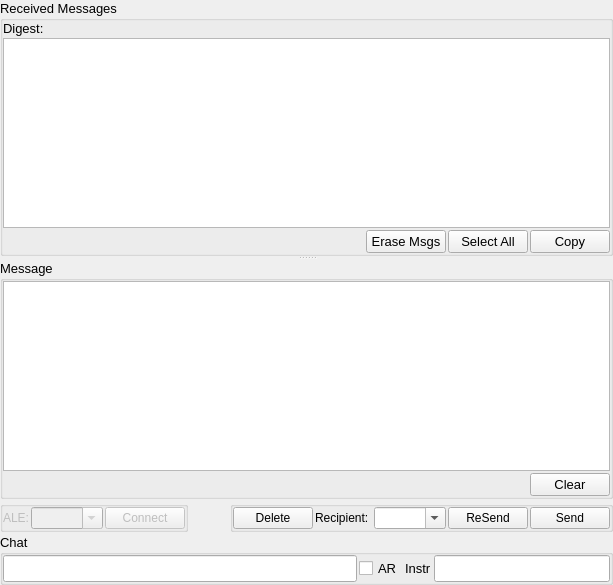
         <widget class="QWidget" name="tabACP201Chat">
          <attribute name="title">
           <string>Chat</string>
          </attribute>
          <layout class="QVBoxLayout" name="verticalLayout_3">
           <property name="spacing">
            <number>2</number>
           </property>
           <property name="leftMargin">
            <number>0</number>
           </property>
           <property name="topMargin">
            <number>0</number>
           </property>
           <property name="rightMargin">
            <number>0</number>
           </property>
           <property name="bottomMargin">
            <number>0</number>
           </property>
           <item>
            <widget class="QSplitter" name="splitterChat">
             <property name="orientation">
              <enum>Qt::Vertical</enum>
             </property>
             <widget class="QGroupBox" name="groupBox_11">
              <property name="font">
               <font>
                <pointsize>10</pointsize>
               </font>
              </property>
              <property name="title">
               <string>Received Messages</string>
              </property>
              <layout class="QVBoxLayout" name="verticalLayout_11">
               <property name="spacing">
                <number>2</number>
               </property>
               <property name="leftMargin">
                <number>0</number>
               </property>
               <property name="topMargin">
                <number>0</number>
               </property>
               <property name="rightMargin">
                <number>0</number>
               </property>
               <property name="bottomMargin">
                <number>0</number>
               </property>
               <item>
                <widget class="QLabel" name="labelDigestCheck">
                 <property name="text">
                  <string>Digest: </string>
                 </property>
                </widget>
               </item>
               <item>
                <widget class="QTextBrowser" name="textBrowserReceivedChatMessage">
                 <property name="font">
                  <font>
                   <family>Consolas</family>
                   <pointsize>12</pointsize>
                  </font>
                 </property>
                 <property name="focusPolicy">
                  <enum>Qt::NoFocus</enum>
                 </property>
                </widget>
               </item>
               <item>
                <layout class="QHBoxLayout" name="horizontalLayout_14">
                 <item>
                  <spacer name="horizontalSpacer_12">
                   <property name="orientation">
                    <enum>Qt::Horizontal</enum>
                   </property>
                   <property name="sizeHint" stdset="0">
                    <size>
                     <width>40</width>
                     <height>20</height>
                    </size>
                   </property>
                  </spacer>
                 </item>
                 <item>
                  <widget class="QPushButton" name="pushButtonEraseMessages">
                   <property name="focusPolicy">
                    <enum>Qt::NoFocus</enum>
                   </property>
                   <property name="toolTip">
                    <string>Clears the received messages</string>
                   </property>
                   <property name="text">
                    <string>Erase Msgs</string>
                   </property>
                  </widget>
                 </item>
                 <item>
                  <widget class="QPushButton" name="pushButtonACP201SelectAll">
                   <property name="focusPolicy">
                    <enum>Qt::NoFocus</enum>
                   </property>
                   <property name="toolTip">
                    <string>Selects all the text in the received window</string>
                   </property>
                   <property name="text">
                    <string>Select All</string>
                   </property>
                  </widget>
                 </item>
                 <item>
                  <widget class="QPushButton" name="pushButtonACP201Copy">
                   <property name="focusPolicy">
                    <enum>Qt::NoFocus</enum>
                   </property>
                   <property name="toolTip">
                    <string>Copies the selected text</string>
                   </property>
                   <property name="text">
                    <string>Copy</string>
                   </property>
                  </widget>
                 </item>
                </layout>
               </item>
              </layout>
             </widget>
             <widget class="QGroupBox" name="groupBox_12">
              <property name="font">
               <font>
                <pointsize>10</pointsize>
               </font>
              </property>
              <property name="title">
               <string>Message</string>
              </property>
              <layout class="QVBoxLayout" name="verticalLayout_23">
               <property name="spacing">
                <number>2</number>
               </property>
               <property name="leftMargin">
                <number>0</number>
               </property>
               <property name="topMargin">
                <number>0</number>
               </property>
               <property name="rightMargin">
                <number>0</number>
               </property>
               <property name="bottomMargin">
                <number>0</number>
               </property>
               <item>
                <widget class="QPlainTextEdit" name="plainTextEditSendMessage">
                 <property name="font">
                  <font>
                   <family>Consolas</family>
                   <pointsize>12</pointsize>
                  </font>
                 </property>
                 <property name="toolTip">
                  <string>Enter multi message and press send button</string>
                 </property>
                </widget>
               </item>
               <item>
                <layout class="QHBoxLayout" name="horizontalLayout_3">
                 <item>
                  <spacer name="horizontalSpacer_2">
                   <property name="orientation">
                    <enum>Qt::Horizontal</enum>
                   </property>
                   <property name="sizeHint" stdset="0">
                    <size>
                     <width>40</width>
                     <height>20</height>
                    </size>
                   </property>
                  </spacer>
                 </item>
                 <item>
                  <widget class="QPushButton" name="pushButtonACP201Clear">
                   <property name="focusPolicy">
                    <enum>Qt::NoFocus</enum>
                   </property>
                   <property name="toolTip">
                    <string>Clear message text</string>
                   </property>
                   <property name="text">
                    <string>Clear</string>
                   </property>
                  </widget>
                 </item>
                </layout>
               </item>
              </layout>
             </widget>
            </widget>
           </item>
           <item>
            <layout class="QHBoxLayout" name="horizontalLayout_15">
             <property name="spacing">
              <number>2</number>
             </property>
             <item>
              <widget class="QGroupBox" name="groupBoxALE">
               <property name="enabled">
                <bool>false</bool>
               </property>
               <property name="title">
                <string/>
               </property>
               <layout class="QHBoxLayout" name="horizontalLayout_19">
                <property name="spacing">
                 <number>2</number>
                </property>
                <property name="leftMargin">
                 <number>0</number>
                </property>
                <property name="topMargin">
                 <number>0</number>
                </property>
                <property name="rightMargin">
                 <number>0</number>
                </property>
                <property name="bottomMargin">
                 <number>0</number>
                </property>
                <item>
                 <widget class="QLabel" name="label_3">
                  <property name="text">
                   <string>ALE:</string>
                  </property>
                 </widget>
                </item>
                <item>
                 <widget class="QComboBox" name="comboBoxALEAddress">
                  <property name="editable">
                   <bool>true</bool>
                  </property>
                 </widget>
                </item>
                <item>
                 <widget class="QPushButton" name="pushButtonALEConnect">
                  <property name="focusPolicy">
                   <enum>Qt::NoFocus</enum>
                  </property>
                  <property name="text">
                   <string>Connect</string>
                  </property>
                 </widget>
                </item>
               </layout>
              </widget>
             </item>
             <item>
              <spacer name="horizontalSpacer_4">
               <property name="orientation">
                <enum>Qt::Horizontal</enum>
               </property>
               <property name="sizeHint" stdset="0">
                <size>
                 <width>40</width>
                 <height>20</height>
                </size>
               </property>
              </spacer>
             </item>
             <item>
              <widget class="QGroupBox" name="groupBoxProcessing">
               <property name="title">
                <string/>
               </property>
               <layout class="QHBoxLayout" name="horizontalLayout_20">
                <property name="spacing">
                 <number>2</number>
                </property>
                <property name="leftMargin">
                 <number>0</number>
                </property>
                <property name="topMargin">
                 <number>0</number>
                </property>
                <property name="rightMargin">
                 <number>0</number>
                </property>
                <property name="bottomMargin">
                 <number>0</number>
                </property>
                <item>
                 <widget class="QPushButton" name="pushButtonDeleteSelectedRecipient">
                  <property name="sizePolicy">
                   <sizepolicy hsizetype="Minimum" vsizetype="Fixed">
                    <horstretch>0</horstretch>
                    <verstretch>0</verstretch>
                   </sizepolicy>
                  </property>
                  <property name="focusPolicy">
                   <enum>Qt::NoFocus</enum>
                  </property>
                  <property name="toolTip">
                   <string>&lt;html&gt;&lt;head/&gt;&lt;body&gt;&lt;p&gt;Deletes the selected Recipient&lt;/p&gt;&lt;/body&gt;&lt;/html&gt;</string>
                  </property>
                  <property name="text">
                   <string>Delete</string>
                  </property>
                 </widget>
                </item>
                <item>
                 <widget class="QLabel" name="label_13">
                  <property name="text">
                   <string>Recipient: </string>
                  </property>
                 </widget>
                </item>
                <item>
                 <widget class="QComboBox" name="comboBoxRecipient">
                  <property name="toolTip">
                   <string>Select recipient or enter a recipient</string>
                  </property>
                  <property name="editable">
                   <bool>true</bool>
                  </property>
                  <property name="insertPolicy">
                   <enum>QComboBox::InsertAlphabetically</enum>
                  </property>
                  <property name="sizeAdjustPolicy">
                   <enum>QComboBox::AdjustToContents</enum>
                  </property>
                 </widget>
                </item>
                <item>
                 <widget class="QPushButton" name="pushButtonResendMessage">
                  <property name="focusPolicy">
                   <enum>Qt::NoFocus</enum>
                  </property>
                  <property name="toolTip">
                   <string>Resends last message. You may select a different recipient for each resend.</string>
                  </property>
                  <property name="text">
                   <string>ReSend</string>
                  </property>
                 </widget>
                </item>
                <item>
                 <widget class="QPushButton" name="pushButtonSendMessage">
                  <property name="focusPolicy">
                   <enum>Qt::NoFocus</enum>
                  </property>
                  <property name="toolTip">
                   <string>Send multiline message</string>
                  </property>
                  <property name="text">
                   <string>Send</string>
                  </property>
                 </widget>
                </item>
               </layout>
              </widget>
             </item>
            </layout>
           </item>
           <item>
            <widget class="QGroupBox" name="groupBoxACP201Chat">
             <property name="font">
              <font>
               <pointsize>10</pointsize>
              </font>
             </property>
             <property name="title">
              <string>Chat</string>
             </property>
             <layout class="QHBoxLayout" name="horizontalLayout_13">
              <property name="spacing">
               <number>2</number>
              </property>
              <property name="leftMargin">
               <number>0</number>
              </property>
              <property name="topMargin">
               <number>0</number>
              </property>
              <property name="rightMargin">
               <number>0</number>
              </property>
              <property name="bottomMargin">
               <number>0</number>
              </property>
              <item>
               <widget class="QLineEdit" name="lineEditChat">
                <property name="font">
                 <font>
                  <family>Consolas</family>
                  <pointsize>12</pointsize>
                 </font>
                </property>
                <property name="toolTip">
                 <string>Enter text and press enter to send</string>
                </property>
                <property name="dragEnabled">
                 <bool>true</bool>
                </property>
                <property name="clearButtonEnabled">
                 <bool>true</bool>
                </property>
               </widget>
              </item>
              <item>
               <widget class="QCheckBox" name="checkBoxTerminalAR">
                <property name="toolTip">
                 <string>Ends text with AR insterad of K</string>
                </property>
                <property name="text">
                 <string>AR</string>
                </property>
               </widget>
              </item>
              <item>
               <widget class="QLabel" name="label_6">
                <property name="sizePolicy">
                 <sizepolicy hsizetype="Preferred" vsizetype="Fixed">
                  <horstretch>0</horstretch>
                  <verstretch>0</verstretch>
                 </sizepolicy>
                </property>
                <property name="text">
                 <string>Instr</string>
                </property>
               </widget>
              </item>
              <item>
               <widget class="QLineEdit" name="lineEditTerminalInstructions">
                <property name="sizePolicy">
                 <sizepolicy hsizetype="Minimum" vsizetype="Fixed">
                  <horstretch>0</horstretch>
                  <verstretch>0</verstretch>
                 </sizepolicy>
                </property>
                <property name="font">
                 <font>
                  <family>Consolas</family>
                  <pointsize>12</pointsize>
                 </font>
                </property>
               </widget>
              </item>
             </layout>
            </widget>
           </item>
          </layout>
         </widget>
